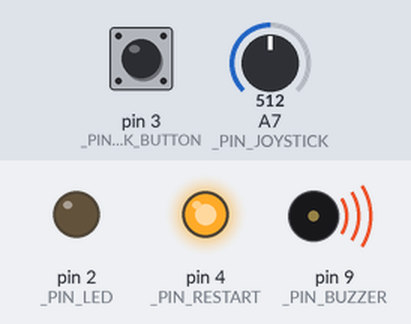
Recording of a sketch running on a simulated Arduino Nano, built with avr-gcc and run on an emulated ATmega328P. Shown: output pins drawn as LEDs (lit = HIGH), buzzer (waves = sounding). The inputs (shaded band) are chosen by the test bench; at power-on: pin 3 (_PIN_JOYSTICK_BUTTON) HIGH, A7 (_PIN_JOYSTICK) = 512. Sleep ends after the set time or at an interrupt; no radio packets arrive unless stated; pins used as bus, display or sensor lines are not drawn.

Above: at 0.1 s.
At 0.6 s:
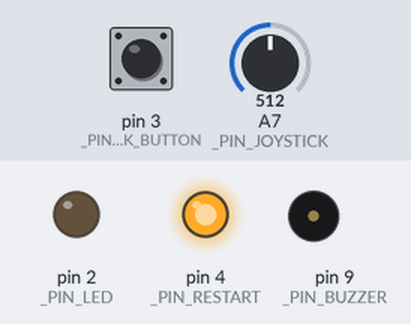
At 20.4 s:
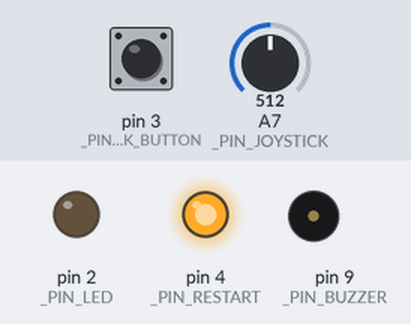
Timing chart, 0 to 21.9 s (numbered marks = the images above):
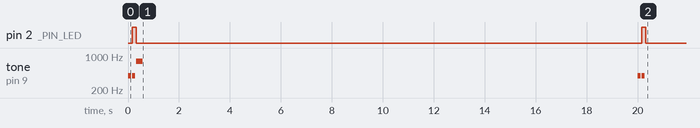

The sketch:

Pilot.ino
```cpp
#include "Core.h"

Core core;

void setup()
{
    core.Begin();
}

void loop()
{
    core.Update();

    // if (Serial.available())
    // {
    //     int val = Serial.readStringUntil('\n').toInt();
    //     Serial.print("Sending: ");
    //     Serial.println(val);
    //     radio.write(&val, sizeof(val));
    // }
}
```

Core.cpp
```cpp
#include "Core.h"
#include "Arduino.h"
#include "Pitches.h"
#include <avr/sleep.h>

void Core::Begin()
{
    pinMode(_PIN_JOYSTICK_BUTTON, INPUT_PULLUP);
    pinMode(_PIN_LED, OUTPUT);
    pinMode(_PIN_BUZZER, OUTPUT);
    pinMode(_PIN_RESTART, OUTPUT);
    pinMode(_PIN_RF_POWER, OUTPUT);

    digitalWrite(_PIN_RF_POWER, HIGH);
    digitalWrite(_PIN_LED, LOW);
    digitalWrite(_PIN_BUZZER, LOW);
    digitalWrite(_PIN_RESTART, HIGH);

    Core::joy = new Joystick(A7, 3, 535, 985, 55);

    Core::radio = new RF24(_PIN_RF_CE, _PIN_RF_CSN);
    Core::radio->begin();
    Core::radio->setPALevel(RF24_PA_LOW);

    Core::radio->openWritingPipe(Core::add);
    Core::radio->stopListening();

    if (Core::debug)
    {
        Serial.begin(115200);
        Serial.println("Hello!");
    }

    Core::WelcomeSound();
}

void Core::WelcomeSound()
{
    bool ledState = false;
    int melody[] = {
        NOTE_G4, NOTE_G4, NOTE_G5};

    int noteDurations[] = {
        8, 8, 4};

    for (int thisNote = 0; thisNote < 3; thisNote++)
    {
        digitalWrite(_PIN_LED, ledState);
        int noteDuration = 1000 / noteDurations[thisNote];
        tone(_PIN_BUZZER, melody[thisNote], noteDuration);

        int pauseBetweenNotes = noteDuration * 1.30;
        delay(pauseBetweenNotes);

        noTone(_PIN_BUZZER);
        ledState = !ledState;
    }

    digitalWrite(_PIN_LED, LOW);
}

void Core::SleepSound()
{
    bool ledState = false;
    int melody[] = {
        NOTE_G4, NOTE_G4};

    int noteDurations[] = {
        8, 8};

    for (int thisNote = 0; thisNote < 2; thisNote++)
    {
        digitalWrite(_PIN_LED, ledState);
        int noteDuration = 1000 / noteDurations[thisNote];
        tone(_PIN_BUZZER, melody[thisNote], noteDuration);

        int pauseBetweenNotes = noteDuration * 1.30;
        delay(pauseBetweenNotes);

        noTone(_PIN_BUZZER);
        ledState = !ledState;
    }

    digitalWrite(_PIN_LED, LOW);
}

int Core::GetVal()
{
    return Core::joy->GetValueQuad();
}

void Core::Update()
{
    int val = Core::GetVal();

    if (val != 0)
        Core::lastTime = millis();

    if (Core::debug)
        Serial.println(val);

    Core::radio->write(&val, sizeof(val));

    if (millis() >= (Core::lastTime + _TIME_TO_SLEEP))
        Core::Sleep();
}

void Core::Restart()
{
    digitalWrite(_PIN_RESTART, LOW);
}

void WakeUP()
{
    //Does nothing, is needed for interrupt to work
}

void Core::Sleep()
{
    Core::SleepSound();

    digitalWrite(_PIN_RF_POWER, LOW);

    sleep_enable();
    set_sleep_mode(SLEEP_MODE_PWR_DOWN);
    attachInterrupt(1, WakeUP, LOW);
    sleep_mode();
    sleep_disable();
    detachInterrupt(1);
    Core::Restart();
}
```

Core.h
```cpp
#include <SPI.h>
#include "RF24.h"
#include "Joystick.h"

#ifndef CORE_DEF
#define CORE_DEF

#define _PIN_JOYSTICK A7
#define _PIN_JOYSTICK_BUTTON 3
#define _PIN_LED 2
#define _PIN_BUZZER 9
#define _PIN_RESTART 4
#define _PIN_RF_CE 6
#define _PIN_RF_CSN 7
#define _PIN_RF_POWER 5
#define _TIME_TO_SLEEP 20000

void WakeUP();

class Core
{
  public:
    bool debug = false;
    void Begin();
    void WelcomeSound();
    void SleepSound();
    int GetVal();
    void Update();
    void Sleep();
    void Restart();

  private:
    unsigned long lastTime = 0;
    Joystick *joy;
    RF24 *radio;
    byte * add = "Reciver";
};

#endif
```

Joystick.cpp
```cpp
#include <Arduino.h>
#include <stdlib.h>
#include "Joystick.h"

Joystick::Joystick()
{
}

Joystick::Joystick(byte _PIN_ANALOG, byte _PIN_BUTTON, unsigned int _MIN_VAL, unsigned int _MAX_VAL, unsigned int _HIS)
{
    Joystick::SetData(_PIN_ANALOG, _PIN_BUTTON, _MIN_VAL, _MAX_VAL, _HIS);
}

Joystick::Joystick(byte _PIN_ANALOG, byte _PIN_BUTTON)
{
    Joystick::SetData(_PIN_ANALOG, _PIN_BUTTON, 0, 1024, 50);
}

// Joystick::Joystick(DataStruct data)
// {
//     Joystick::SetData(
//         data.PIN_ANALOG,
//         data.PIN_BUTTON,
//         data.MIN_VAL,
//         data.MAX_VAL,
//         data.HIS);
// }

void Joystick::SetData(byte _PIN_ANALOG, byte _PIN_BUTTON, unsigned int _MIN_VAL, unsigned int _MAX_VAL, unsigned int _HIS)
{
    PIN_ANALOG = _PIN_ANALOG;
    PIN_BUTTON = _PIN_BUTTON;
    MAX_VAL = _MAX_VAL;
    MIN_VAL = _MIN_VAL;
    HIS = _HIS;

    pinMode(PIN_BUTTON, INPUT_PULLUP);
}

int Joystick::GetValue()
{
    int curVal = analogRead(PIN_ANALOG);
    curVal = map(curVal, MIN_VAL, MAX_VAL, 0, 1024);

    if (abs(curVal) > HIS)
    {
        if (curVal > 1024)
            return 1024;
        else if (curVal < -1024)
            return -1024;
        return curVal;
    }
    else
        return 0;
}

int Joystick::GetValueRaw()
{
    return analogRead(PIN_ANALOG);
}

int Joystick::GetValueQuad()
{
    int rawVal = Joystick::GetValue();
    if (rawVal != 0)
    {
        float val = Joystick::GetValue() / 1024.0;
        val = val * val * val;

        // if (rawVal < 0)
        //     return -(val * 1024);

        return val * 1024;
    }

    return 0;
}

// int Joystick::GetValue(e_joyVal type)
// {
//     switch (type)
//     {
//     case raw:
//         return Joystick::GetValueRaw();
//         break;

//     case quad:
//         return Joystick::GetValueQuad();
//         break;

//     case center:
//         return Joystick::GetValue();
//         break;

//     default:
//         return 0;
//         break;
//     }
// }

String Joystick::ToString()
{
    String data;
    data += "PIN_ANALOG : ";
    data += PIN_ANALOG;
    data += "\n\r";
    data += "PIN_BUTTON : ";
    data += PIN_BUTTON;
    data += "\n\r";
    data += "MIN_VAL : ";
    data += MIN_VAL;
    data += "\n\r";
    data += "MAX_VAL : ";
    data += MAX_VAL;
    data += "\n\r";
    data += "HIS : ";
    data += HIS;
    data += "\n\r";
    return data;
}
```

Joystick.h
```cpp
#include <Arduino.h>
#ifndef JOY_DEF
#define JOY_DEF

class Joystick {
    public:
        unsigned int MAX_VAL, MIN_VAL;
        byte PIN_ANALOG, PIN_BUTTON, HIS;
        Joystick();
        Joystick(byte, byte);
        Joystick(byte, byte, unsigned int, unsigned int, unsigned int);
        // Joystick(DataStruct);
        int GetValue();
        //int GetValue(e_joyVal);
        int GetValueQuad();
        int GetValueRaw();
        String ToString();

    private:
        void SetData(byte, byte, unsigned int, unsigned int, unsigned int);
};

#endif
```

Pitches.h
```cpp
#define NOTE_G1  49
#define NOTE_GS1 52
#define NOTE_A1  55
#define NOTE_AS1 58
#define NOTE_B1  62
#define NOTE_C2  65
#define NOTE_CS2 69
#define NOTE_D2  73
#define NOTE_DS2 78
#define NOTE_E2  82
#define NOTE_F2  87
#define NOTE_FS2 93
#define NOTE_G2  98
#define NOTE_GS2 104
#define NOTE_A2  110
#define NOTE_AS2 117
#define NOTE_B2  123
#define NOTE_C3  131
#define NOTE_CS3 139
#define NOTE_D3  147
#define NOTE_DS3 156
#define NOTE_E3  165
#define NOTE_F3  175
#define NOTE_FS3 185
#define NOTE_G3  196
#define NOTE_GS3 208
#define NOTE_A3  220
#define NOTE_AS3 233
#define NOTE_B3  247
#define NOTE_C4  262
#define NOTE_CS4 277
#define NOTE_D4  294
#define NOTE_DS4 311
#define NOTE_E4  330
#define NOTE_F4  349
#define NOTE_FS4 370
#define NOTE_G4  392
#define NOTE_GS4 415
#define NOTE_A4  440
#define NOTE_AS4 466
#define NOTE_B4  494
#define NOTE_C5  523
#define NOTE_CS5 554
#define NOTE_D5  587
#define NOTE_DS5 622
#define NOTE_E5  659
#define NOTE_F5  698
#define NOTE_FS5 740
#define NOTE_G5  784
#define NOTE_GS5 831
#define NOTE_A5  880
#define NOTE_AS5 932
#define NOTE_B5  988
#define NOTE_C6  1047
#define NOTE_CS6 1109
#define NOTE_D6  1175
#define NOTE_DS6 1245
#define NOTE_E6  1319
#define NOTE_F6  1397
#define NOTE_FS6 1480
#define NOTE_G6  1568
#define NOTE_GS6 1661
#define NOTE_A6  1760
#define NOTE_AS6 1865
#define NOTE_B6  1976
#define NOTE_C7  2093
#define NOTE_CS7 2217
#define NOTE_D7  2349
#define NOTE_DS7 2489
#define NOTE_E7  2637
#define NOTE_F7  2794
#define NOTE_FS7 2960
#define NOTE_G7  3136
#define NOTE_GS7 3322
#define NOTE_A7  3520
#define NOTE_AS7 3729
#define NOTE_B7  3951
#define NOTE_C8  4186
#define NOTE_CS8 4435
#define NOTE_D8  4699
#define NOTE_DS8 4978
```

Measured:
- by itself, pin 2 (_PIN_LED): HIGH → LOW at 0.33 s, → HIGH 19.8 s later, → LOW 0.16 s later
- by itself, tone on pin 9 (_PIN_BUZZER): plays 392 Hz for 0.13 s, 392 Hz for 0.13 s, 784 Hz for 0.25 s, 392 Hz for 0.13 s, 392 Hz for 0.13 s
